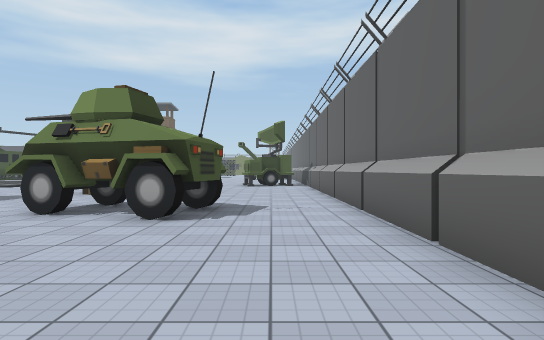
[1] (above)

24 first-person views from a walk through a scene from a Unity 3-D project. The camera is 1.4 m above the floor, looks level and sees 80° across. The floor is counted in squares, 2 m on a side. Each view is taken from the middle of a square. On the plan, view 1 faces up. The plan holds only what a view shows up to about 10 squares ahead; the rest is blank. The place goes on beyond the plan. Some animated figures are not drawn. Some surface patterns are stand-ins.

[2]
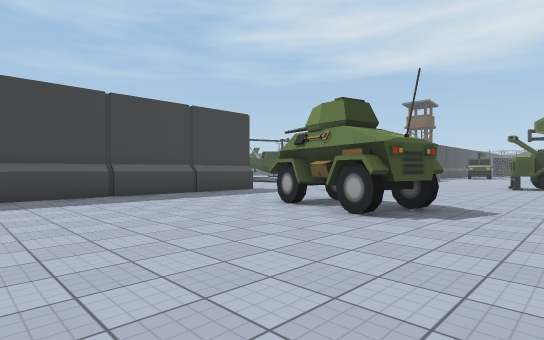

[3]
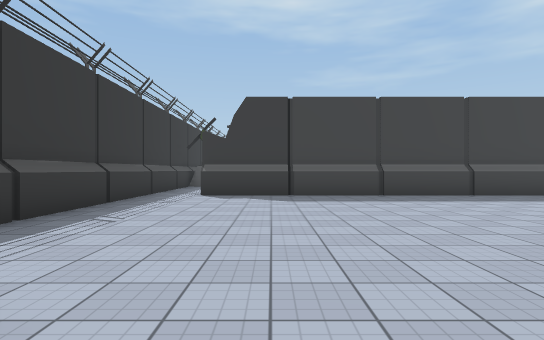

[4]
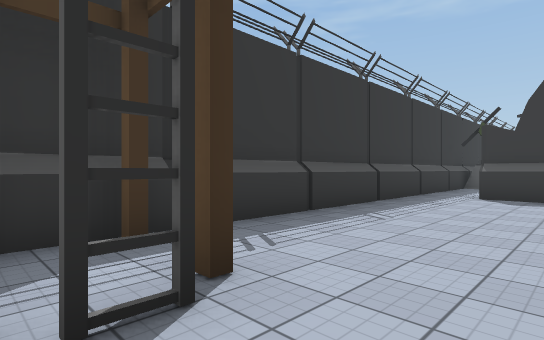

[5]
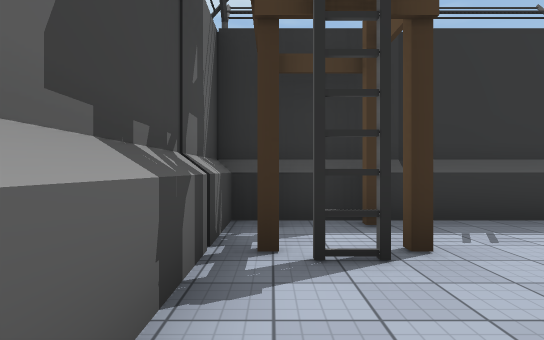

[6]
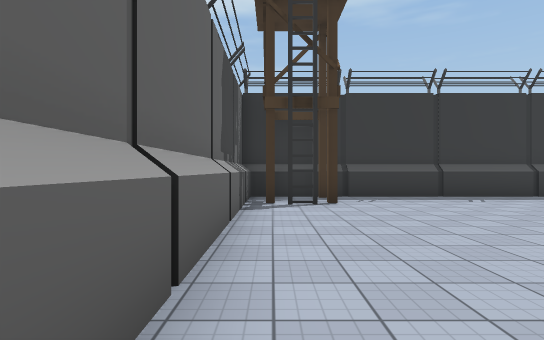

[7]
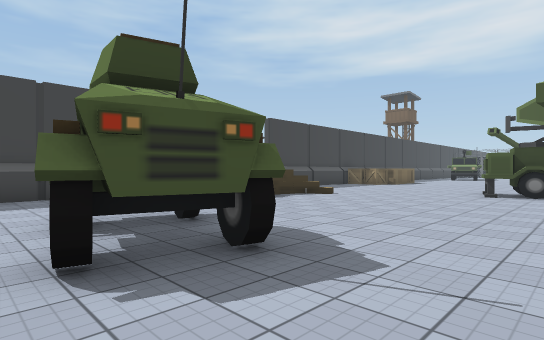

[8]
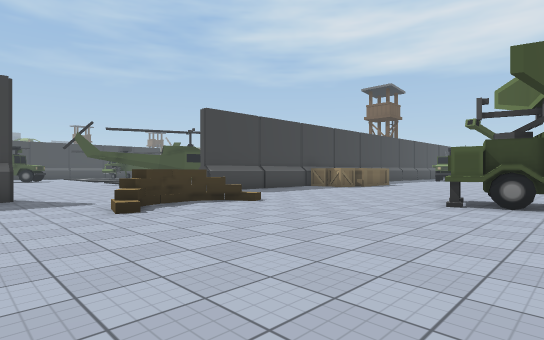

[9]
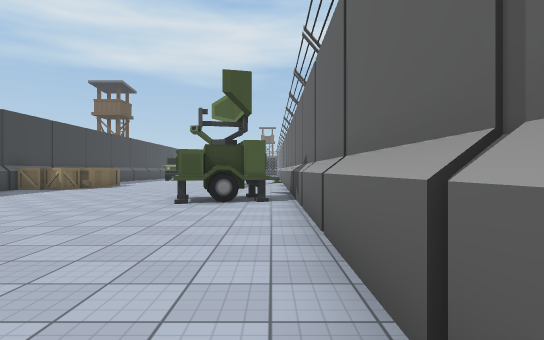

[10]
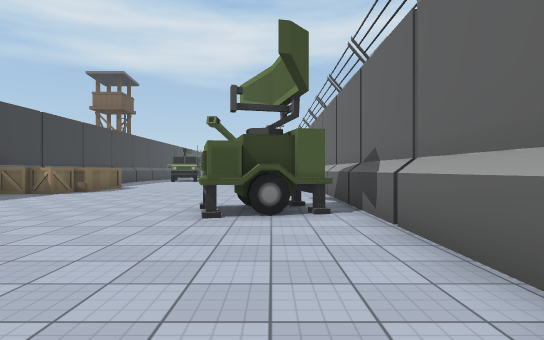

[11]
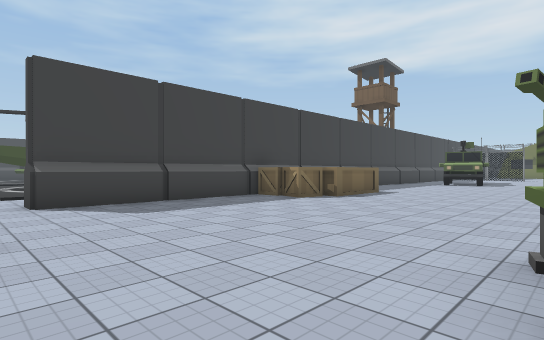

[12]
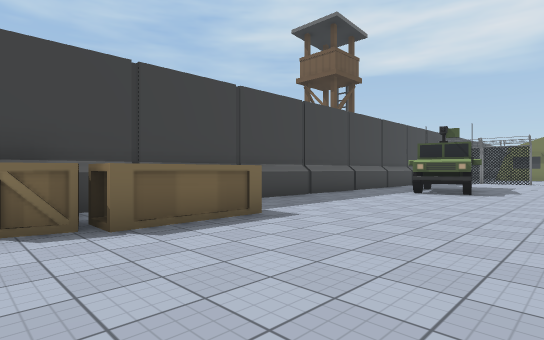

[13]
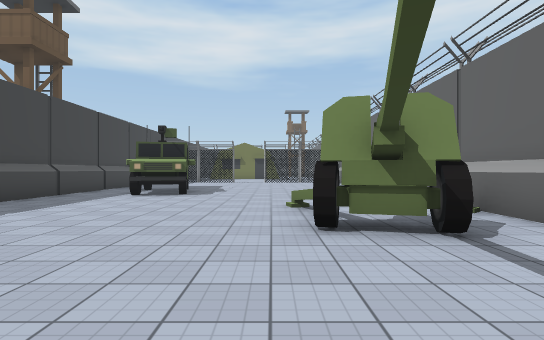

[14]
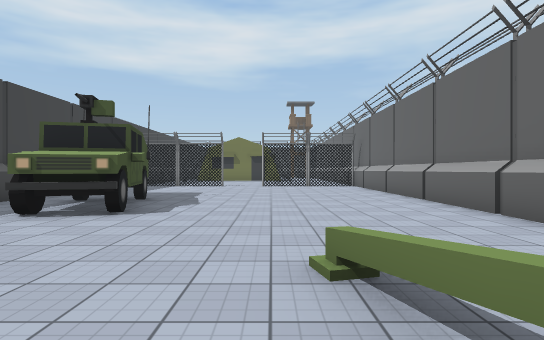

[15]
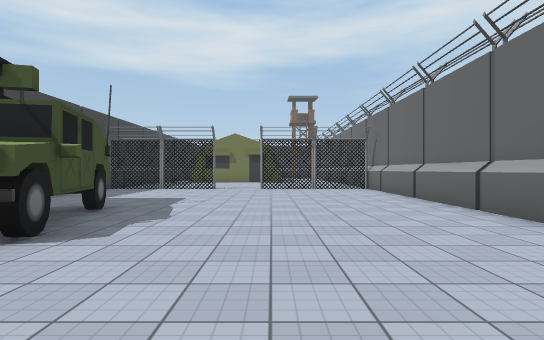

[16]
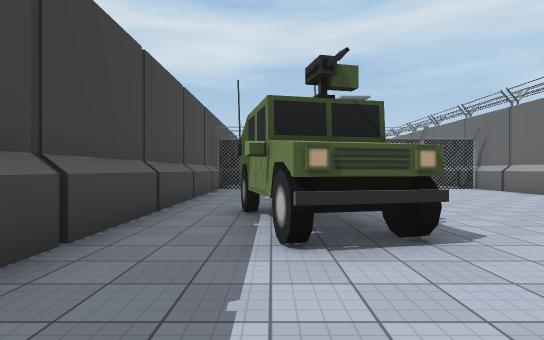

[17]
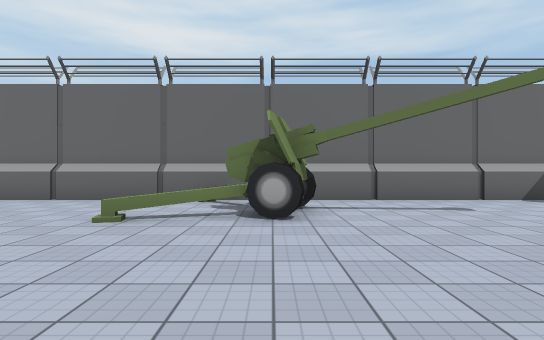

[18]
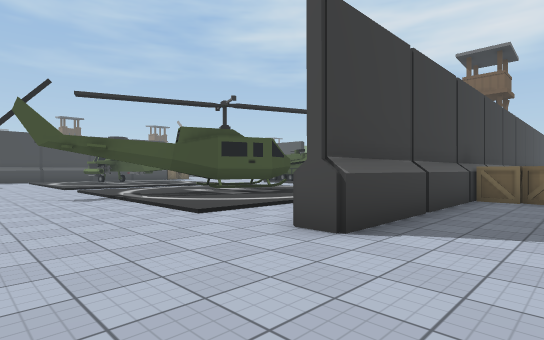

[19]
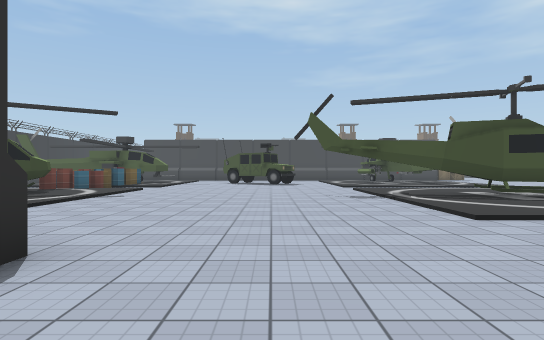

[20]
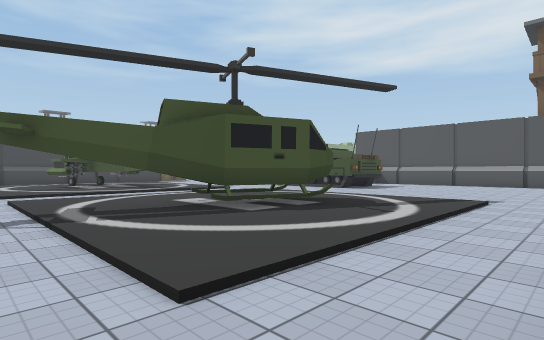

[21]
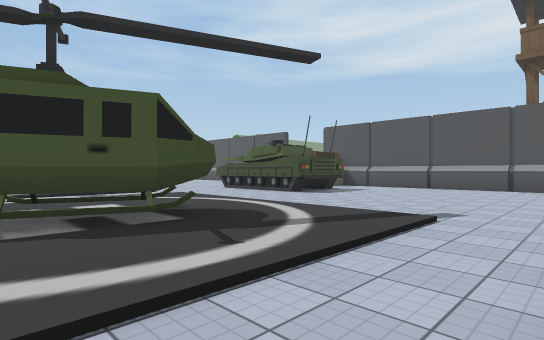

[22]
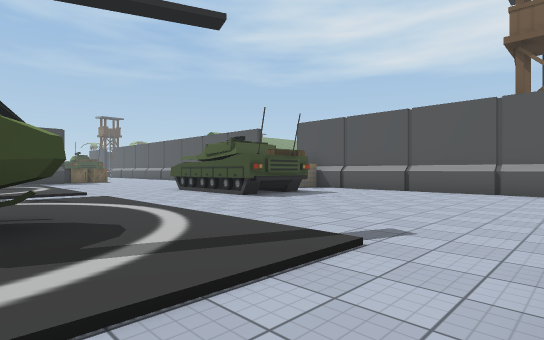

[23]
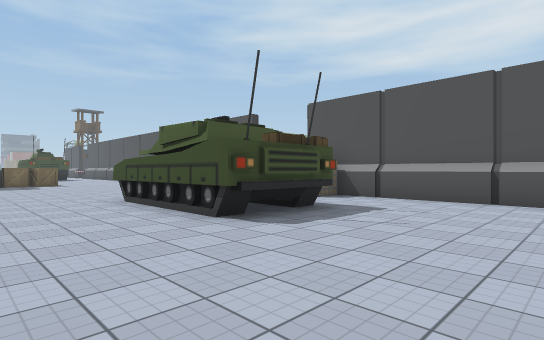

[24]
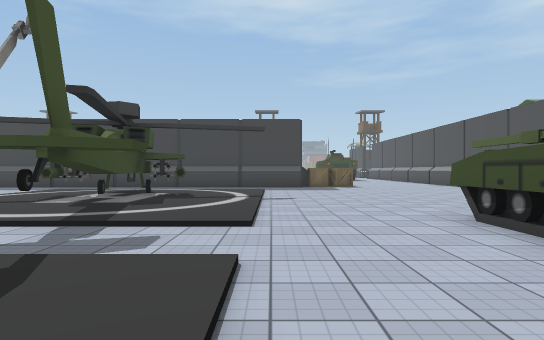

### Floor plan
Key: @ floor where view 1 was taken; # wall or solid block; . main floor; : floor 0.25 m higher than the main floor; / step, stairs or slope; = window, fence, low wall or low ledge; O other object.
Columns run from 26 left of view 1 to 2 right of it. Each row starts with its distance up from view 1.
 35                   #.........#
 34                   #.........#
 33                   #.........#
 32                   #.........#
 31                   #.OO......#
 30                   #.OO......#
 29                   #.OO......#
 28          ##########.OO......#
 27         OO....... #.........#
 26          ........ #.........#
 25  ...      #...... #......=..#
 24  .....    #...... #......##=#
 23  .....#####......  ......OO.#
 22  .................  ......O.#
 21  .................  O.......#
 20  .................# O.......#
 19  ::::::/.:::::::..OOO.......#
 18  ::::::/.:::##::..#.........#
 17  :######.:::##::..#.........#
 16  ####::/.:::##::..#.........#
 15 O::##::/.:::#:::..#......OO.#
 14  ::::::/.::#::::..#......OOO#
 13  /// ///.///////............#
 12         ............./......#
 11         ............O/......#
 10           ..........//......#
  9           ..................#
  8           ........#.........#
  7           ........#.........#
  6           ......  #... O#O..#
  5           :::::   #...O#O#..#
  4           :::     #.........#
  3           ##      #.........#
  2                   #.........#
  1                   #.........#
  0                   #.......@.#
 -1                   #.........#
 -2                  .........OO#
 -3                 ..........OO#
 -4                 #############

Positions as (right, up) in squares from view 1, and headings:
1: (0, 0), facing up
2: (1, 0), facing up-left
3: (1, 0), facing left
4: (1, 0), facing down-left
5: (1, 1), facing down
6: (1, 5), facing down
7: (1, 4), facing up-left
8: (1, 7), facing up-left
9: (1, 7), facing up
10: (0, 9), facing up
11: (-1, 12), facing up-left
12: (-2, 18), facing up-left
13: (-2, 19), facing up
14: (-2, 23), facing up
15: (-2, 25), facing up
16: (-6, 25), facing up
17: (-6, 23), facing right
18: (-6, 10), facing up-left
19: (-6, 10), facing left
20: (-9, 12), facing up-left
21: (-9, 15), facing up-left
22: (-9, 17), facing up-left
23: (-12, 20), facing up-left
24: (-15, 20), facing left
